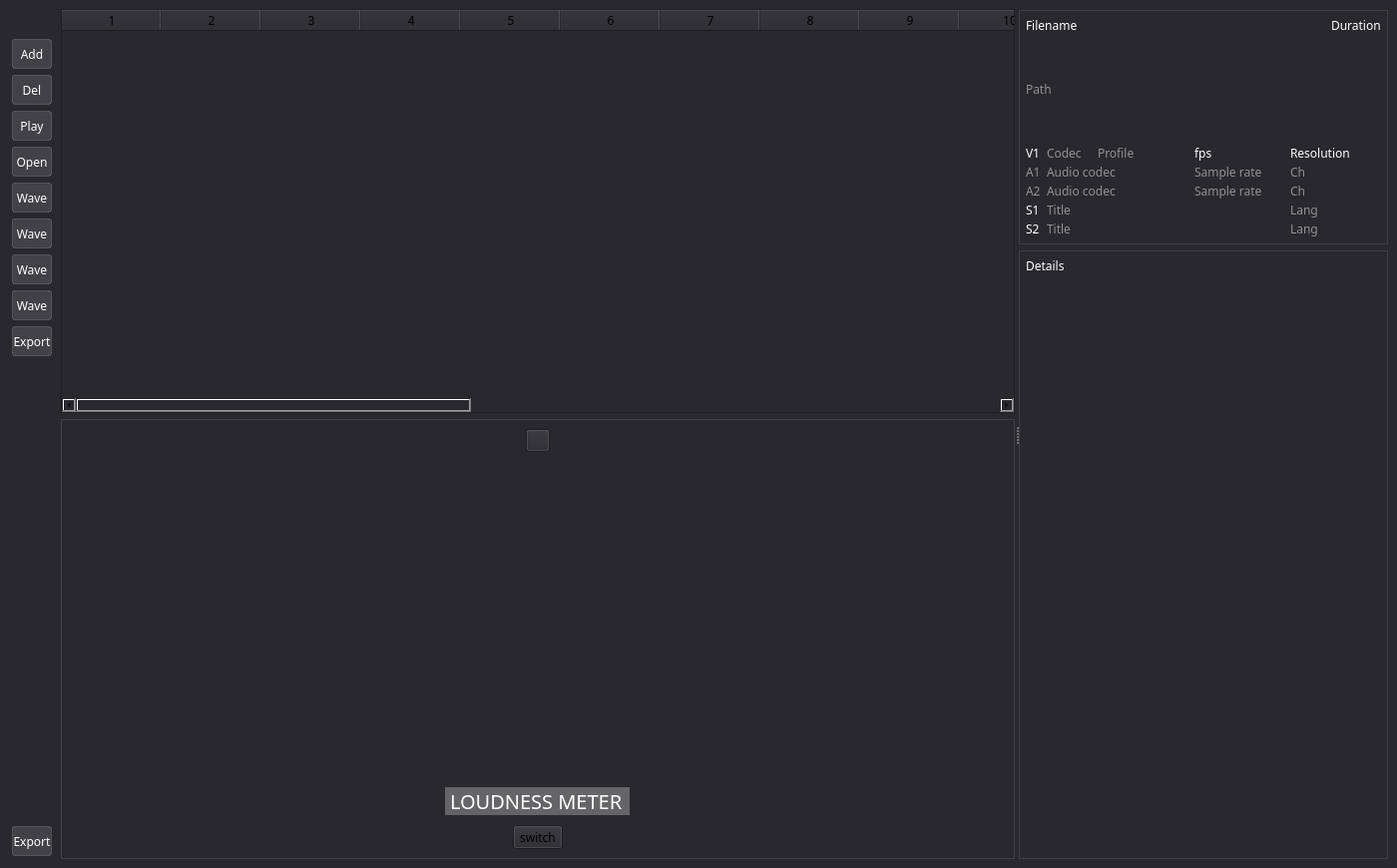
<?xml version="1.0" encoding="UTF-8"?>
<ui version="4.0">
 <class>MainWindow</class>
 <widget class="QMainWindow" name="MainWindow">
  <property name="geometry">
   <rect>
    <x>0</x>
    <y>0</y>
    <width>1400</width>
    <height>870</height>
   </rect>
  </property>
  <property name="windowTitle">
   <string>VideoINFO</string>
  </property>
  <property name="windowIcon">
   <iconset resource="../icons.qrc">
    <normaloff>:/logo/icons/LOGO_VideoInfo_450x450_Sh.svg</normaloff>:/logo/icons/LOGO_VideoInfo_450x450_Sh.svg</iconset>
  </property>
  <property name="styleSheet">
   <string notr="true">background-color: rgb(40, 40, 45);
font-family: Noto Sans;</string>
  </property>
  <widget class="QWidget" name="centralwidget">
   <layout class="QGridLayout" name="gridLayout_3">
    <item row="0" column="0">
     <widget class="QFrame" name="buttons">
      <property name="sizePolicy">
       <sizepolicy hsizetype="Fixed" vsizetype="Preferred">
        <horstretch>0</horstretch>
        <verstretch>0</verstretch>
       </sizepolicy>
      </property>
      <property name="minimumSize">
       <size>
        <width>46</width>
        <height>0</height>
       </size>
      </property>
      <property name="maximumSize">
       <size>
        <width>46</width>
        <height>16777215</height>
       </size>
      </property>
      <property name="baseSize">
       <size>
        <width>46</width>
        <height>0</height>
       </size>
      </property>
      <property name="styleSheet">
       <string notr="true">color: rgb(146, 146, 146);
border: 0px;</string>
      </property>
      <property name="frameShape">
       <enum>QFrame::Box</enum>
      </property>
      <property name="frameShadow">
       <enum>QFrame::Raised</enum>
      </property>
      <layout class="QGridLayout" name="gridLayout">
       <property name="sizeConstraint">
        <enum>QLayout::SetMinimumSize</enum>
       </property>
       <property name="leftMargin">
        <number>3</number>
       </property>
       <property name="topMargin">
        <number>30</number>
       </property>
       <property name="rightMargin">
        <number>3</number>
       </property>
       <property name="bottomMargin">
        <number>3</number>
       </property>
       <item row="2" column="0">
        <widget class="QToolButton" name="playButton">
         <property name="minimumSize">
          <size>
           <width>40</width>
           <height>30</height>
          </size>
         </property>
         <property name="maximumSize">
          <size>
           <width>40</width>
           <height>30</height>
          </size>
         </property>
         <property name="baseSize">
          <size>
           <width>40</width>
           <height>30</height>
          </size>
         </property>
         <property name="styleSheet">
          <string notr="true">QToolButton{
	 color: rgb(255, 255, 255);
     background-color:rgba(255,255,255,30);
     border: 1px solid rgba(255,255,255,40);
     border-radius:3px;
}
QToolButton:hover{
background-color:rgba(255,255,255,50);
}
QToolButton:pressed{
background-color:rgba(255,255,255,70);
}</string>
         </property>
         <property name="text">
          <string>Play</string>
         </property>
         <property name="icon">
          <iconset resource="../icons.qrc">
           <normaloff>:/wt_img/icons/WT_play_arrow_FILL0_wght400_GRAD0_opsz24.svg</normaloff>:/wt_img/icons/WT_play_arrow_FILL0_wght400_GRAD0_opsz24.svg</iconset>
         </property>
         <property name="iconSize">
          <size>
           <width>20</width>
           <height>35</height>
          </size>
         </property>
        </widget>
       </item>
       <item row="9" column="0">
        <spacer name="verticalSpacer">
         <property name="orientation">
          <enum>Qt::Vertical</enum>
         </property>
         <property name="sizeHint" stdset="0">
          <size>
           <width>20</width>
           <height>40</height>
          </size>
         </property>
        </spacer>
       </item>
       <item row="5" column="0">
        <widget class="QToolButton" name="queueButton">
         <property name="minimumSize">
          <size>
           <width>40</width>
           <height>30</height>
          </size>
         </property>
         <property name="maximumSize">
          <size>
           <width>40</width>
           <height>30</height>
          </size>
         </property>
         <property name="baseSize">
          <size>
           <width>40</width>
           <height>30</height>
          </size>
         </property>
         <property name="styleSheet">
          <string notr="true">QToolButton{
	 color: rgb(255, 255, 255);
     background-color:rgba(255,255,255,30);
     border: 1px solid rgba(255,255,255,40);
     border-radius:3px;
}
QToolButton:hover{
background-color:rgba(255,255,255,50);
}
QToolButton:pressed{
background-color:rgba(255,255,255,70);
}</string>
         </property>
         <property name="text">
          <string>Wave</string>
         </property>
         <property name="icon">
          <iconset resource="../icons.qrc">
           <normaloff>:/wt_img/icons/WT_playlist_play_FILL0_wght400_GRAD0_opsz24 copy.svg</normaloff>:/wt_img/icons/WT_playlist_play_FILL0_wght400_GRAD0_opsz24 copy.svg</iconset>
         </property>
         <property name="iconSize">
          <size>
           <width>20</width>
           <height>35</height>
          </size>
         </property>
        </widget>
       </item>
       <item row="7" column="0">
        <widget class="QToolButton" name="slncDtctButton">
         <property name="minimumSize">
          <size>
           <width>40</width>
           <height>30</height>
          </size>
         </property>
         <property name="maximumSize">
          <size>
           <width>40</width>
           <height>30</height>
          </size>
         </property>
         <property name="baseSize">
          <size>
           <width>40</width>
           <height>30</height>
          </size>
         </property>
         <property name="styleSheet">
          <string notr="true">QToolButton{
	 color: rgb(255, 255, 255);
     background-color:rgba(255,255,255,30);
     border: 1px solid rgba(255,255,255,40);
     border-radius:3px;
}
QToolButton:hover{
background-color:rgba(255,255,255,50);
}
QToolButton:pressed{
background-color:rgba(255,255,255,70);
}</string>
         </property>
         <property name="text">
          <string>Wave</string>
         </property>
         <property name="icon">
          <iconset resource="../icons.qrc">
           <normaloff>:/wt_img/icons/WT_queue_music_FILL0_wght400_GRAD0_opsz24.svg</normaloff>:/wt_img/icons/WT_queue_music_FILL0_wght400_GRAD0_opsz24.svg</iconset>
         </property>
         <property name="iconSize">
          <size>
           <width>20</width>
           <height>35</height>
          </size>
         </property>
        </widget>
       </item>
       <item row="8" column="0">
        <widget class="QToolButton" name="exportButton">
         <property name="minimumSize">
          <size>
           <width>40</width>
           <height>30</height>
          </size>
         </property>
         <property name="maximumSize">
          <size>
           <width>40</width>
           <height>30</height>
          </size>
         </property>
         <property name="baseSize">
          <size>
           <width>40</width>
           <height>30</height>
          </size>
         </property>
         <property name="styleSheet">
          <string notr="true">QToolButton{
	 color: rgb(255, 255, 255);
     background-color:rgba(255,255,255,30);
     border: 1px solid rgba(255,255,255,40);
     border-radius:3px;
}
QToolButton:hover{
background-color:rgba(255,255,255,50);
}
QToolButton:pressed{
background-color:rgba(255,255,255,70);
}</string>
         </property>
         <property name="text">
          <string>Export</string>
         </property>
         <property name="icon">
          <iconset resource="../icons.qrc">
           <normaloff>:/wt_img/icons/WT_upgrade_FILL0_wght400_GRAD0_opsz24 copy.svg</normaloff>:/wt_img/icons/WT_upgrade_FILL0_wght400_GRAD0_opsz24 copy.svg</iconset>
         </property>
         <property name="iconSize">
          <size>
           <width>20</width>
           <height>35</height>
          </size>
         </property>
         <property name="autoRaise">
          <bool>false</bool>
         </property>
        </widget>
       </item>
       <item row="10" column="0">
        <widget class="QToolButton" name="settingsButton">
         <property name="minimumSize">
          <size>
           <width>40</width>
           <height>30</height>
          </size>
         </property>
         <property name="maximumSize">
          <size>
           <width>40</width>
           <height>30</height>
          </size>
         </property>
         <property name="baseSize">
          <size>
           <width>40</width>
           <height>30</height>
          </size>
         </property>
         <property name="styleSheet">
          <string notr="true">QToolButton{
	 color: rgb(255, 255, 255);
     background-color:rgba(255,255,255,30);
     border: 1px solid rgba(255,255,255,40);
     border-radius:3px;
}
QToolButton:hover{
background-color:rgba(255,255,255,50);
}
QToolButton:pressed{
background-color:rgba(255,255,255,70);
}</string>
         </property>
         <property name="text">
          <string>Export</string>
         </property>
         <property name="icon">
          <iconset resource="../icons.qrc">
           <normaloff>:/wt_img/icons/WT_settings_FILL0_wght400_GRAD0_opsz24 copy.svg</normaloff>:/wt_img/icons/WT_settings_FILL0_wght400_GRAD0_opsz24 copy.svg</iconset>
         </property>
         <property name="iconSize">
          <size>
           <width>20</width>
           <height>35</height>
          </size>
         </property>
        </widget>
       </item>
       <item row="4" column="0">
        <widget class="QToolButton" name="wfrmButton">
         <property name="minimumSize">
          <size>
           <width>40</width>
           <height>30</height>
          </size>
         </property>
         <property name="maximumSize">
          <size>
           <width>40</width>
           <height>30</height>
          </size>
         </property>
         <property name="baseSize">
          <size>
           <width>40</width>
           <height>30</height>
          </size>
         </property>
         <property name="styleSheet">
          <string notr="true">QToolButton{
	 color: rgb(255, 255, 255);
     background-color:rgba(255,255,255,30);
     border: 1px solid rgba(255,255,255,40);
     border-radius:3px;
}
QToolButton:hover{
background-color:rgba(255,255,255,50);
}
QToolButton:pressed{
background-color:rgba(255,255,255,70);
}</string>
         </property>
         <property name="text">
          <string>Wave</string>
         </property>
         <property name="icon">
          <iconset resource="../icons.qrc">
           <normaloff>:/wt_img/icons/WT_equalizer_FILL0_wght400_GRAD0_opsz24 copy.svg</normaloff>:/wt_img/icons/WT_equalizer_FILL0_wght400_GRAD0_opsz24 copy.svg</iconset>
         </property>
         <property name="iconSize">
          <size>
           <width>20</width>
           <height>35</height>
          </size>
         </property>
        </widget>
       </item>
       <item row="6" column="0">
        <widget class="QToolButton" name="blckDtctButton">
         <property name="minimumSize">
          <size>
           <width>40</width>
           <height>30</height>
          </size>
         </property>
         <property name="maximumSize">
          <size>
           <width>40</width>
           <height>30</height>
          </size>
         </property>
         <property name="baseSize">
          <size>
           <width>40</width>
           <height>30</height>
          </size>
         </property>
         <property name="styleSheet">
          <string notr="true">QToolButton{
	 color: rgb(255, 255, 255);
     background-color:rgba(255,255,255,30);
     border: 1px solid rgba(255,255,255,40);
     border-radius:3px;
}
QToolButton:hover{
background-color:rgba(255,255,255,50);
}
QToolButton:pressed{
background-color:rgba(255,255,255,70);
}</string>
         </property>
         <property name="text">
          <string>Wave</string>
         </property>
         <property name="icon">
          <iconset resource="../icons.qrc">
           <normaloff>:/wt_img/icons/WT_remove_from_queue_FILL0_wght400_GRAD0_opsz24.svg</normaloff>:/wt_img/icons/WT_remove_from_queue_FILL0_wght400_GRAD0_opsz24.svg</iconset>
         </property>
         <property name="iconSize">
          <size>
           <width>20</width>
           <height>35</height>
          </size>
         </property>
        </widget>
       </item>
       <item row="3" column="0">
        <widget class="QToolButton" name="openButton">
         <property name="minimumSize">
          <size>
           <width>40</width>
           <height>30</height>
          </size>
         </property>
         <property name="maximumSize">
          <size>
           <width>40</width>
           <height>30</height>
          </size>
         </property>
         <property name="baseSize">
          <size>
           <width>40</width>
           <height>30</height>
          </size>
         </property>
         <property name="styleSheet">
          <string notr="true">QToolButton{
	 color: rgb(255, 255, 255);
     background-color:rgba(255,255,255,30);
     border: 1px solid rgba(255,255,255,40);
     border-radius:3px;
}
QToolButton:hover{
background-color:rgba(255,255,255,50);
}
QToolButton:pressed{
background-color:rgba(255,255,255,70);
}</string>
         </property>
         <property name="text">
          <string>Open</string>
         </property>
         <property name="icon">
          <iconset resource="../icons.qrc">
           <normaloff>:/wt_img/icons/WT_folder_open_FILL0_wght400_GRAD0_opsz24 copy.svg</normaloff>:/wt_img/icons/WT_folder_open_FILL0_wght400_GRAD0_opsz24 copy.svg</iconset>
         </property>
         <property name="iconSize">
          <size>
           <width>20</width>
           <height>35</height>
          </size>
         </property>
         <property name="toolButtonStyle">
          <enum>Qt::ToolButtonIconOnly</enum>
         </property>
        </widget>
       </item>
       <item row="1" column="0">
        <widget class="QToolButton" name="delButton">
         <property name="minimumSize">
          <size>
           <width>40</width>
           <height>30</height>
          </size>
         </property>
         <property name="maximumSize">
          <size>
           <width>40</width>
           <height>30</height>
          </size>
         </property>
         <property name="baseSize">
          <size>
           <width>40</width>
           <height>30</height>
          </size>
         </property>
         <property name="styleSheet">
          <string notr="true">QToolButton{
	 color: rgb(255, 255, 255);
     background-color:rgba(255,255,255,30);
     border: 1px solid rgba(255,255,255,40);
     border-radius:3px;
}
QToolButton:hover{
background-color:rgba(255,255,255,50);
}
QToolButton:pressed{
background-color:rgba(255,255,255,70);
}</string>
         </property>
         <property name="text">
          <string>Del</string>
         </property>
         <property name="icon">
          <iconset resource="../icons.qrc">
           <normaloff>:/wt_img/icons/WT_remove_FILL0_wght400_GRAD0_opsz24.svg</normaloff>:/wt_img/icons/WT_remove_FILL0_wght400_GRAD0_opsz24.svg</iconset>
         </property>
         <property name="iconSize">
          <size>
           <width>20</width>
           <height>35</height>
          </size>
         </property>
        </widget>
       </item>
       <item row="0" column="0">
        <widget class="QToolButton" name="addButton">
         <property name="minimumSize">
          <size>
           <width>40</width>
           <height>30</height>
          </size>
         </property>
         <property name="maximumSize">
          <size>
           <width>40</width>
           <height>30</height>
          </size>
         </property>
         <property name="baseSize">
          <size>
           <width>40</width>
           <height>30</height>
          </size>
         </property>
         <property name="toolTip">
          <string/>
         </property>
         <property name="whatsThis">
          <string/>
         </property>
         <property name="styleSheet">
          <string notr="true">QToolButton{
	 color: rgb(255, 255, 255);
     background-color:rgba(255,255,255,30);
     border: 1px solid rgba(255,255,255,40);
     border-radius:3px;
}
QToolButton:hover{
background-color:rgba(255,255,255,50);
}
QToolButton:pressed{
background-color:rgba(255,255,255,70);
}</string>
         </property>
         <property name="text">
          <string>Add</string>
         </property>
         <property name="icon">
          <iconset resource="../icons.qrc">
           <normaloff>:/wt_img/icons/WT_add_FILL0_wght400_GRAD0_opsz24.svg</normaloff>:/wt_img/icons/WT_add_FILL0_wght400_GRAD0_opsz24.svg</iconset>
         </property>
         <property name="iconSize">
          <size>
           <width>20</width>
           <height>35</height>
          </size>
         </property>
        </widget>
       </item>
      </layout>
     </widget>
    </item>
    <item row="0" column="1">
     <widget class="QSplitter" name="splitter">
      <property name="orientation">
       <enum>Qt::Horizontal</enum>
      </property>
      <widget class="QWidget" name="layoutWidget">
       <layout class="QVBoxLayout" name="verticalLayout_4">
        <item>
         <widget class="QTableWidget" name="tableWidget_01">
          <property name="sizePolicy">
           <sizepolicy hsizetype="Preferred" vsizetype="Preferred">
            <horstretch>0</horstretch>
            <verstretch>0</verstretch>
           </sizepolicy>
          </property>
          <property name="minimumSize">
           <size>
            <width>800</width>
            <height>400</height>
           </size>
          </property>
          <property name="baseSize">
           <size>
            <width>800</width>
            <height>320</height>
           </size>
          </property>
          <property name="sizeAdjustPolicy">
           <enum>QAbstractScrollArea::AdjustIgnored</enum>
          </property>
          <property name="dragEnabled">
           <bool>true</bool>
          </property>
          <property name="dragDropOverwriteMode">
           <bool>false</bool>
          </property>
          <property name="dragDropMode">
           <enum>QAbstractItemView::NoDragDrop</enum>
          </property>
          <property name="alternatingRowColors">
           <bool>false</bool>
          </property>
          <property name="selectionBehavior">
           <enum>QAbstractItemView::SelectRows</enum>
          </property>
          <property name="gridStyle">
           <enum>Qt::SolidLine</enum>
          </property>
          <property name="sortingEnabled">
           <bool>true</bool>
          </property>
          <property name="columnCount">
           <number>21</number>
          </property>
          <attribute name="horizontalHeaderMinimumSectionSize">
           <number>60</number>
          </attribute>
          <attribute name="verticalHeaderVisible">
           <bool>false</bool>
          </attribute>
          <attribute name="verticalHeaderShowSortIndicator" stdset="0">
           <bool>false</bool>
          </attribute>
          <column/>
          <column/>
          <column/>
          <column/>
          <column/>
          <column/>
          <column/>
          <column/>
          <column/>
          <column/>
          <column/>
          <column/>
          <column/>
          <column/>
          <column/>
          <column/>
          <column/>
          <column/>
          <column/>
          <column/>
          <column/>
         </widget>
        </item>
        <item>
         <widget class="QFrame" name="frame_wave">
          <property name="styleSheet">
           <string notr="true">QFrame#frame_wave{
     border: 1px solid rgb(63,64,66);
}</string>
          </property>
          <property name="frameShape">
           <enum>QFrame::StyledPanel</enum>
          </property>
          <property name="frameShadow">
           <enum>QFrame::Raised</enum>
          </property>
          <layout class="QVBoxLayout" name="verticalLayout_2">
           <item alignment="Qt::AlignHCenter">
            <widget class="QToolButton" name="resizeButtonDown">
             <property name="text">
              <string/>
             </property>
             <property name="icon">
              <iconset resource="../icons.qrc">
               <normaloff>:/bl_img/icons/expand_more_FILL0_wght400_GRAD0_opsz24.svg</normaloff>:/bl_img/icons/expand_more_FILL0_wght400_GRAD0_opsz24.svg</iconset>
             </property>
            </widget>
           </item>
           <item>
            <widget class="QLabel" name="wave_view">
             <property name="sizePolicy">
              <sizepolicy hsizetype="Preferred" vsizetype="Preferred">
               <horstretch>0</horstretch>
               <verstretch>0</verstretch>
              </sizepolicy>
             </property>
             <property name="minimumSize">
              <size>
               <width>800</width>
               <height>320</height>
              </size>
             </property>
             <property name="maximumSize">
              <size>
               <width>16777215</width>
               <height>500</height>
              </size>
             </property>
             <property name="baseSize">
              <size>
               <width>250</width>
               <height>320</height>
              </size>
             </property>
             <property name="text">
              <string/>
             </property>
             <property name="textFormat">
              <enum>Qt::AutoText</enum>
             </property>
             <property name="pixmap">
              <pixmap resource="../icons.qrc">:/imgs/img/WaveForm_04.png</pixmap>
             </property>
             <property name="scaledContents">
              <bool>true</bool>
             </property>
             <property name="alignment">
              <set>Qt::AlignCenter</set>
             </property>
            </widget>
           </item>
           <item alignment="Qt::AlignHCenter">
            <widget class="QLabel" name="r128_loudness">
             <property name="font">
              <font>
               <family>Noto Sans</family>
               <pointsize>15</pointsize>
              </font>
             </property>
             <property name="styleSheet">
              <string notr="true">color: white;
background-color: rgba(146, 146, 146, 146);
margin: 4px;</string>
             </property>
             <property name="text">
              <string>LOUDNESS METER</string>
             </property>
            </widget>
           </item>
           <item alignment="Qt::AlignHCenter">
            <widget class="QToolButton" name="resizeButtonUp">
             <property name="styleSheet">
              <string notr="true"/>
             </property>
             <property name="text">
              <string>switch</string>
             </property>
             <property name="icon">
              <iconset resource="../icons.qrc">
               <normaloff>:/bl_img/icons/expand_less_FILL0_wght400_GRAD0_opsz24.svg</normaloff>:/bl_img/icons/expand_less_FILL0_wght400_GRAD0_opsz24.svg</iconset>
             </property>
            </widget>
           </item>
          </layout>
         </widget>
        </item>
       </layout>
      </widget>
      <widget class="QFrame" name="main_frame_tbl_02">
       <property name="minimumSize">
        <size>
         <width>370</width>
         <height>0</height>
        </size>
       </property>
       <property name="maximumSize">
        <size>
         <width>450</width>
         <height>16777215</height>
        </size>
       </property>
       <property name="styleSheet">
        <string notr="true">QFrame#main_frame_tbl_02{
	color: white;
	border: none;
}</string>
       </property>
       <property name="frameShape">
        <enum>QFrame::StyledPanel</enum>
       </property>
       <property name="frameShadow">
        <enum>QFrame::Raised</enum>
       </property>
       <layout class="QVBoxLayout" name="verticalLayout">
        <property name="sizeConstraint">
         <enum>QLayout::SetMaximumSize</enum>
        </property>
        <property name="leftMargin">
         <number>0</number>
        </property>
        <property name="topMargin">
         <number>1</number>
        </property>
        <property name="rightMargin">
         <number>0</number>
        </property>
        <property name="bottomMargin">
         <number>0</number>
        </property>
        <item>
         <widget class="QFrame" name="frame_tags">
          <property name="styleSheet">
           <string notr="true">QFrame#frame_tags{
     border: 1px solid rgb(63,64,66);
}</string>
          </property>
          <layout class="QGridLayout" name="gridLayout_2" columnstretch="0,1,2,2,2">
           <property name="sizeConstraint">
            <enum>QLayout::SetMaximumSize</enum>
           </property>
           <property name="leftMargin">
            <number>6</number>
           </property>
           <property name="topMargin">
            <number>6</number>
           </property>
           <property name="rightMargin">
            <number>6</number>
           </property>
           <property name="bottomMargin">
            <number>6</number>
           </property>
           <property name="horizontalSpacing">
            <number>6</number>
           </property>
           <property name="verticalSpacing">
            <number>2</number>
           </property>
           <item row="2" column="3">
            <widget class="QLabel" name="tag_v1_r_frame_rate">
             <property name="styleSheet">
              <string notr="true">color: white</string>
             </property>
             <property name="text">
              <string>fps</string>
             </property>
            </widget>
           </item>
           <item row="2" column="4">
            <widget class="QLabel" name="tag_resolution">
             <property name="styleSheet">
              <string notr="true">color: white</string>
             </property>
             <property name="text">
              <string>Resolution</string>
             </property>
            </widget>
           </item>
           <item row="5" column="0">
            <widget class="QLabel" name="S1">
             <property name="styleSheet">
              <string notr="true">color: white</string>
             </property>
             <property name="text">
              <string>S1</string>
             </property>
            </widget>
           </item>
           <item row="6" column="1" colspan="3">
            <widget class="QLabel" name="tag_s2_title">
             <property name="styleSheet">
              <string notr="true">color: rgb(146, 146, 146)</string>
             </property>
             <property name="text">
              <string>Title</string>
             </property>
            </widget>
           </item>
           <item row="3" column="4">
            <widget class="QLabel" name="tag_a1_channel_layout">
             <property name="styleSheet">
              <string notr="true">color: rgb(146, 146, 146)</string>
             </property>
             <property name="text">
              <string>Ch</string>
             </property>
            </widget>
           </item>
           <item row="1" column="0" colspan="5" alignment="Qt::AlignTop">
            <widget class="QLabel" name="tag_file_path">
             <property name="sizePolicy">
              <sizepolicy hsizetype="Preferred" vsizetype="Preferred">
               <horstretch>0</horstretch>
               <verstretch>0</verstretch>
              </sizepolicy>
             </property>
             <property name="styleSheet">
              <string notr="true">color: rgb(146, 146, 146)</string>
             </property>
             <property name="text">
              <string>&lt;html&gt;&lt;head/&gt;&lt;body&gt;&lt;p&gt;Path&lt;/p&gt;&lt;p&gt;&lt;br/&gt;&lt;/p&gt;&lt;/body&gt;&lt;/html&gt;</string>
             </property>
             <property name="wordWrap">
              <bool>true</bool>
             </property>
            </widget>
           </item>
           <item row="3" column="1" colspan="2">
            <widget class="QLabel" name="tag_a1_codec_name">
             <property name="styleSheet">
              <string notr="true">color: rgb(146, 146, 146)</string>
             </property>
             <property name="text">
              <string>Audio codec</string>
             </property>
            </widget>
           </item>
           <item row="6" column="0">
            <widget class="QLabel" name="S2">
             <property name="styleSheet">
              <string notr="true">color: white</string>
             </property>
             <property name="text">
              <string>S2</string>
             </property>
            </widget>
           </item>
           <item row="5" column="1" colspan="3">
            <widget class="QLabel" name="tag_s1_title">
             <property name="styleSheet">
              <string notr="true">color: rgb(146, 146, 146)</string>
             </property>
             <property name="text">
              <string>Title</string>
             </property>
            </widget>
           </item>
           <item row="2" column="1">
            <widget class="QLabel" name="tag_v1_codec_name">
             <property name="styleSheet">
              <string notr="true">color: rgb(146, 146, 146)</string>
             </property>
             <property name="text">
              <string>Codec</string>
             </property>
            </widget>
           </item>
           <item row="5" column="4">
            <widget class="QLabel" name="tag_s1_language">
             <property name="styleSheet">
              <string notr="true">color: rgb(146, 146, 146)</string>
             </property>
             <property name="text">
              <string>Lang</string>
             </property>
            </widget>
           </item>
           <item row="0" column="4" alignment="Qt::AlignRight|Qt::AlignTop">
            <widget class="QLabel" name="tag_duration">
             <property name="styleSheet">
              <string notr="true">color: white</string>
             </property>
             <property name="text">
              <string>Duration</string>
             </property>
            </widget>
           </item>
           <item row="6" column="4">
            <widget class="QLabel" name="tag_s2_language">
             <property name="styleSheet">
              <string notr="true">color: rgb(146, 146, 146)</string>
             </property>
             <property name="text">
              <string>Lang</string>
             </property>
            </widget>
           </item>
           <item row="0" column="0" colspan="4">
            <widget class="QLabel" name="tag_file_name">
             <property name="styleSheet">
              <string notr="true">color: white</string>
             </property>
             <property name="text">
              <string>&lt;html&gt;&lt;head/&gt;&lt;body&gt;&lt;p&gt;Filename&lt;/p&gt;&lt;p&gt;&lt;br/&gt;&lt;/p&gt;&lt;/body&gt;&lt;/html&gt;</string>
             </property>
             <property name="wordWrap">
              <bool>true</bool>
             </property>
            </widget>
           </item>
           <item row="4" column="3">
            <widget class="QLabel" name="tag_a2_sample_rate">
             <property name="styleSheet">
              <string notr="true">color: rgb(146, 146, 146)</string>
             </property>
             <property name="text">
              <string>Sample rate</string>
             </property>
            </widget>
           </item>
           <item row="2" column="2">
            <widget class="QLabel" name="tag_v1_profile">
             <property name="styleSheet">
              <string notr="true">color: rgb(146, 146, 146)</string>
             </property>
             <property name="text">
              <string>Profile</string>
             </property>
            </widget>
           </item>
           <item row="4" column="0">
            <widget class="QLabel" name="A2">
             <property name="styleSheet">
              <string notr="true">color: rgb(146, 146, 146)</string>
             </property>
             <property name="text">
              <string>A2</string>
             </property>
            </widget>
           </item>
           <item row="3" column="0">
            <widget class="QLabel" name="A1">
             <property name="styleSheet">
              <string notr="true">color: rgb(146, 146, 146)</string>
             </property>
             <property name="text">
              <string>A1</string>
             </property>
            </widget>
           </item>
           <item row="3" column="3">
            <widget class="QLabel" name="tag_a1_sample_rate">
             <property name="styleSheet">
              <string notr="true">color: rgb(146, 146, 146)</string>
             </property>
             <property name="text">
              <string>Sample rate</string>
             </property>
            </widget>
           </item>
           <item row="4" column="4">
            <widget class="QLabel" name="tag_a2_channel_layout">
             <property name="styleSheet">
              <string notr="true">color: rgb(146, 146, 146)</string>
             </property>
             <property name="text">
              <string>Ch</string>
             </property>
            </widget>
           </item>
           <item row="2" column="0">
            <widget class="QLabel" name="V1">
             <property name="styleSheet">
              <string notr="true">color: white
</string>
             </property>
             <property name="text">
              <string>V1</string>
             </property>
            </widget>
           </item>
           <item row="4" column="1" colspan="2">
            <widget class="QLabel" name="tag_a2_codec_name">
             <property name="styleSheet">
              <string notr="true">color: rgb(146, 146, 146)</string>
             </property>
             <property name="text">
              <string>Audio codec</string>
             </property>
            </widget>
           </item>
          </layout>
         </widget>
        </item>
        <item>
         <widget class="QFrame" name="frame_tbl_02">
          <property name="styleSheet">
           <string notr="true">QFrame#frame_tbl_02{
     border: 1px solid rgb(63,64,66);
}</string>
          </property>
          <layout class="QVBoxLayout" name="verticalLayout_3">
           <property name="sizeConstraint">
            <enum>QLayout::SetMaximumSize</enum>
           </property>
           <property name="leftMargin">
            <number>6</number>
           </property>
           <property name="topMargin">
            <number>6</number>
           </property>
           <property name="rightMargin">
            <number>6</number>
           </property>
           <property name="bottomMargin">
            <number>6</number>
           </property>
           <item>
            <widget class="QLabel" name="label_8">
             <property name="styleSheet">
              <string notr="true">color: white</string>
             </property>
             <property name="text">
              <string>Details</string>
             </property>
            </widget>
           </item>
           <item>
            <widget class="QTableWidget" name="tableWidget_02">
             <property name="styleSheet">
              <string notr="true">border: 0px</string>
             </property>
             <property name="selectionMode">
              <enum>QAbstractItemView::NoSelection</enum>
             </property>
             <property name="showGrid">
              <bool>false</bool>
             </property>
             <property name="gridStyle">
              <enum>Qt::CustomDashLine</enum>
             </property>
             <property name="cornerButtonEnabled">
              <bool>false</bool>
             </property>
             <attribute name="horizontalHeaderVisible">
              <bool>false</bool>
             </attribute>
             <attribute name="horizontalHeaderMinimumSectionSize">
              <number>40</number>
             </attribute>
             <attribute name="verticalHeaderVisible">
              <bool>false</bool>
             </attribute>
             <column>
              <property name="text">
               <string>Header</string>
              </property>
             </column>
             <column>
              <property name="text">
               <string>Data</string>
              </property>
             </column>
            </widget>
           </item>
          </layout>
         </widget>
        </item>
       </layout>
      </widget>
     </widget>
    </item>
   </layout>
  </widget>
 </widget>
 <resources>
  <include location="../icons.qrc"/>
 </resources>
 <connections/>
</ui>
